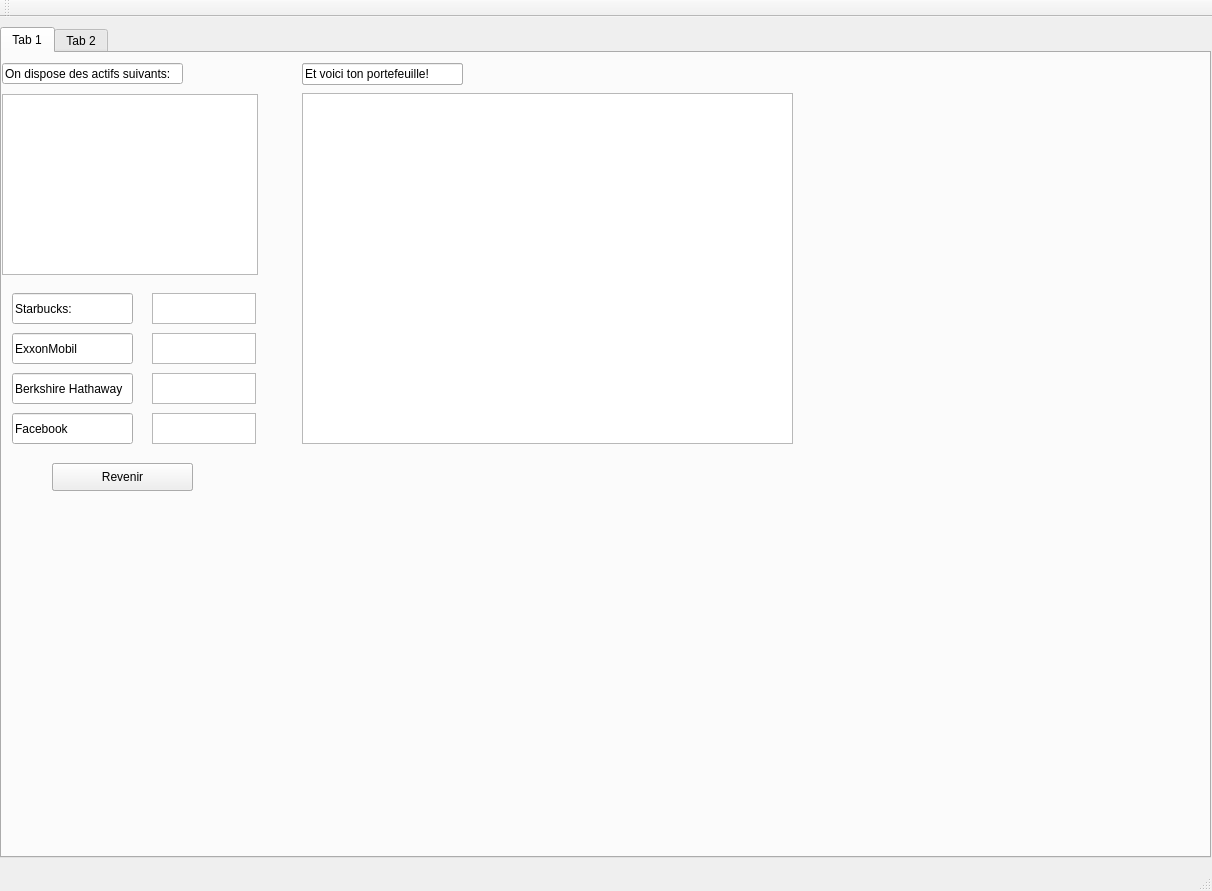
<?xml version="1.0" encoding="UTF-8"?>
<ui version="4.0">
 <class>MainWindow</class>
 <widget class="QMainWindow" name="MainWindow">
  <property name="geometry">
   <rect>
    <x>0</x>
    <y>0</y>
    <width>1212</width>
    <height>891</height>
   </rect>
  </property>
  <property name="windowTitle">
   <string>MainWindow</string>
  </property>
  <widget class="QWidget" name="centralWidget">
   <widget class="QTabWidget" name="tabWidget">
    <property name="geometry">
     <rect>
      <x>0</x>
      <y>10</y>
      <width>1211</width>
      <height>831</height>
     </rect>
    </property>
    <property name="currentIndex">
     <number>0</number>
    </property>
    <widget class="QWidget" name="tab">
     <attribute name="title">
      <string>Tab 1</string>
     </attribute>
     <widget class="QListWidget" name="listWidget">
      <property name="geometry">
       <rect>
        <x>0</x>
        <y>41</y>
        <width>256</width>
        <height>181</height>
       </rect>
      </property>
     </widget>
     <widget class="QPushButton" name="pushButton">
      <property name="geometry">
       <rect>
        <x>50</x>
        <y>410</y>
        <width>141</width>
        <height>28</height>
       </rect>
      </property>
      <property name="text">
       <string>Simuler ce portefeuille</string>
      </property>
     </widget>
     <widget class="QTextEdit" name="textEdit">
      <property name="geometry">
       <rect>
        <x>150</x>
        <y>240</y>
        <width>104</width>
        <height>31</height>
       </rect>
      </property>
     </widget>
     <widget class="QTextEdit" name="textEdit_2">
      <property name="geometry">
       <rect>
        <x>150</x>
        <y>280</y>
        <width>104</width>
        <height>31</height>
       </rect>
      </property>
     </widget>
     <widget class="QTextEdit" name="textEdit_3">
      <property name="geometry">
       <rect>
        <x>150</x>
        <y>320</y>
        <width>104</width>
        <height>31</height>
       </rect>
      </property>
     </widget>
     <widget class="QTextEdit" name="textEdit_6">
      <property name="geometry">
       <rect>
        <x>150</x>
        <y>360</y>
        <width>104</width>
        <height>31</height>
       </rect>
      </property>
     </widget>
     <widget class="PlotWidget" name="graphicsView_3">
      <property name="geometry">
       <rect>
        <x>300</x>
        <y>40</y>
        <width>491</width>
        <height>351</height>
       </rect>
      </property>
     </widget>
     <widget class="QLineEdit" name="lineEdit">
      <property name="geometry">
       <rect>
        <x>10</x>
        <y>240</y>
        <width>121</width>
        <height>31</height>
       </rect>
      </property>
      <property name="text">
       <string>Starbucks:</string>
      </property>
     </widget>
     <widget class="QLineEdit" name="lineEdit_2">
      <property name="geometry">
       <rect>
        <x>10</x>
        <y>280</y>
        <width>121</width>
        <height>31</height>
       </rect>
      </property>
      <property name="text">
       <string>ExxonMobil</string>
      </property>
     </widget>
     <widget class="QLineEdit" name="lineEdit_3">
      <property name="geometry">
       <rect>
        <x>10</x>
        <y>320</y>
        <width>121</width>
        <height>31</height>
       </rect>
      </property>
      <property name="text">
       <string>Berkshire Hathaway</string>
      </property>
     </widget>
     <widget class="QLineEdit" name="lineEdit_4">
      <property name="geometry">
       <rect>
        <x>10</x>
        <y>360</y>
        <width>121</width>
        <height>31</height>
       </rect>
      </property>
      <property name="text">
       <string>Facebook</string>
      </property>
     </widget>
     <widget class="PlotWidget" name="graphicsView_4">
      <property name="geometry">
       <rect>
        <x>300</x>
        <y>40</y>
        <width>491</width>
        <height>351</height>
       </rect>
      </property>
     </widget>
     <widget class="QLineEdit" name="lineEdit_5">
      <property name="geometry">
       <rect>
        <x>0</x>
        <y>10</y>
        <width>181</width>
        <height>21</height>
       </rect>
      </property>
      <property name="text">
       <string>On dispose des actifs suivants:</string>
      </property>
     </widget>
     <widget class="QLineEdit" name="lineEdit_6">
      <property name="geometry">
       <rect>
        <x>300</x>
        <y>10</y>
        <width>161</width>
        <height>22</height>
       </rect>
      </property>
      <property name="text">
       <string>Voici les cours des actions:</string>
      </property>
     </widget>
     <widget class="QPushButton" name="pushButton_2">
      <property name="geometry">
       <rect>
        <x>50</x>
        <y>410</y>
        <width>141</width>
        <height>28</height>
       </rect>
      </property>
      <property name="text">
       <string>Revenir</string>
      </property>
     </widget>
     <widget class="QLineEdit" name="lineEdit_7">
      <property name="geometry">
       <rect>
        <x>300</x>
        <y>10</y>
        <width>161</width>
        <height>22</height>
       </rect>
      </property>
      <property name="text">
       <string>Et voici ton portefeuille!</string>
      </property>
     </widget>
    </widget>
    <widget class="QWidget" name="tab_2">
     <attribute name="title">
      <string>Tab 2</string>
     </attribute>
     <widget class="PlotWidget" name="graphicsView">
      <property name="geometry">
       <rect>
        <x>0</x>
        <y>10</y>
        <width>181</width>
        <height>192</height>
       </rect>
      </property>
     </widget>
     <widget class="PlotWidget" name="graphicsView_2">
      <property name="geometry">
       <rect>
        <x>210</x>
        <y>10</y>
        <width>256</width>
        <height>192</height>
       </rect>
      </property>
     </widget>
    </widget>
   </widget>
  </widget>
  <widget class="QMenuBar" name="menuBar">
   <property name="geometry">
    <rect>
     <x>0</x>
     <y>0</y>
     <width>1212</width>
     <height>26</height>
    </rect>
   </property>
  </widget>
  <widget class="QToolBar" name="mainToolBar">
   <attribute name="toolBarArea">
    <enum>TopToolBarArea</enum>
   </attribute>
   <attribute name="toolBarBreak">
    <bool>false</bool>
   </attribute>
  </widget>
  <widget class="QStatusBar" name="statusBar"/>
 </widget>
 <layoutdefault spacing="6" margin="11"/>
 <customwidgets>
  <customwidget>
   <class>PlotWidget</class>
   <extends>QGraphicsView</extends>
   <header>pyqtgraph</header>
  </customwidget>
 </customwidgets>
 <resources/>
 <connections/>
</ui>
